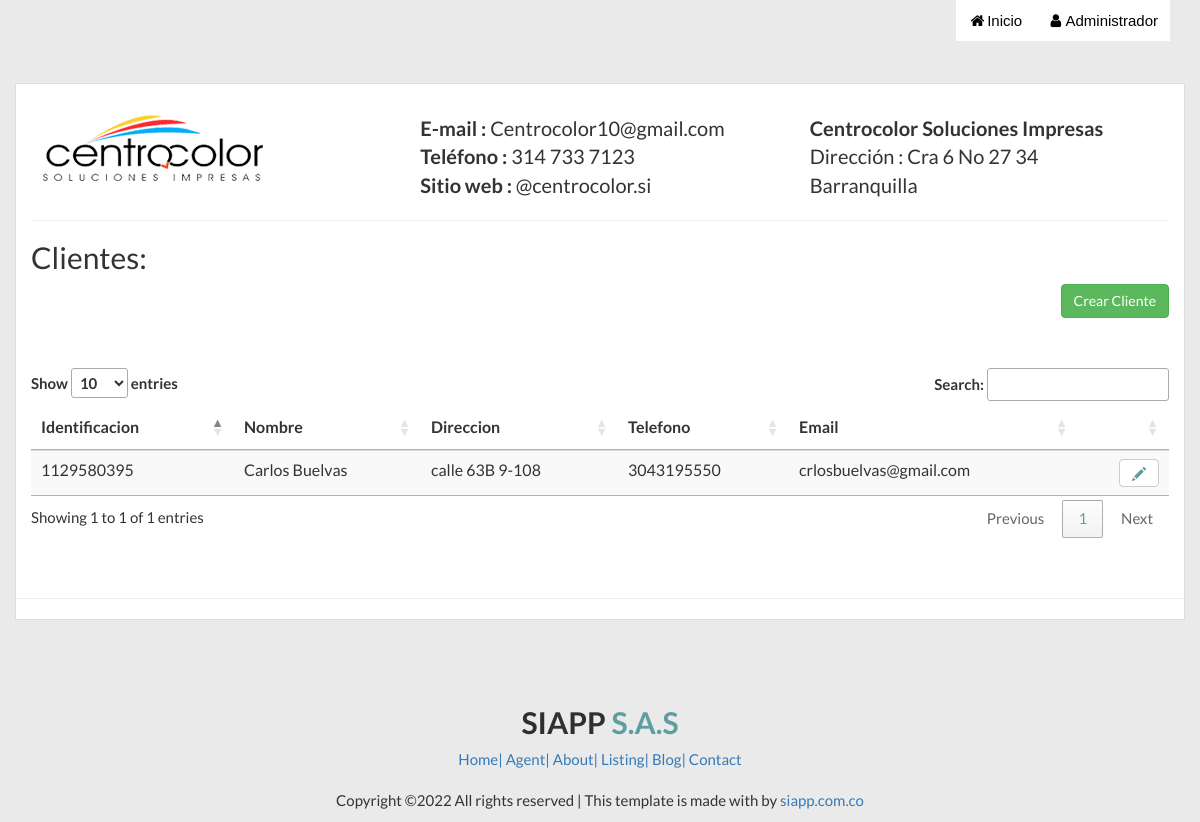
/clientes.php (signed in), run on the app's committed database.
### tables this page shows
CREATE TABLE `perfil` (
  `id` int(11) NOT NULL,
  `nombre_comercial` varchar(255) NOT NULL,
  `propietario` varchar(255) NOT NULL,
  `telefono` varchar(30) NOT NULL,
  `direccion` varchar(255) NOT NULL,
  `email` varchar(64) NOT NULL,
  `web` varchar(100) NOT NULL,
  `tax` smallint(6) NOT NULL
);

CREATE TABLE `clientes` (
  `id` int(11) NOT NULL,
  `identificacion` int(11) NOT NULL,
  `nombre` varchar(255) NOT NULL,
  `telefono` varchar(100) NOT NULL,
  `email` varchar(64) NOT NULL,
  `direccion` varchar(255) NOT NULL
);

### clientes.php (the view, shortened to what this page needs)
<?php
	require_once ("config/conexion2.php");
	$query_perfil=mysqli_query($con,"select * from perfil where id=1");
	$rw=mysqli_fetch_assoc($query_perfil);
?>
<html>
<head>
    <?php  include('meta.php'); ?>
</head>
<body>
	<?php  include('nav.php'); ?>
<div class="container outer-section" >
        <div id="print-area">
            <div class="row pad-top font-big">
                <div class="col-lg-4 col-md-4 col-sm-4">
                   <a href="#"> <img src="assets/img/logo.png" alt="Logo" /></a>
                </div>
                <div class="col-lg-4 col-md-4 col-sm-4">
                    <strong>E-mail : </strong> <?php echo $rw['email'];?>
                    <br />
                    <strong>Teléfono :</strong> <?php echo $rw['telefono'];?> <br />
					<strong>Sitio web :</strong> <?php echo $rw['web'];?>
                </div>
                <div class="col-lg-4 col-md-4 col-sm-4">
                    <strong><?php echo $rw['nombre_comercial'];?></strong>
                    <br />
                    Dirección : <?php echo $rw['direccion'];?>
                </div>
        	</div>
        	<hr/>
        	<h2>Clientes:</h2>
        	<div class="row pad-bottom  pull-right">
	            <div class="col-lg-12 col-md-12 col-sm-12">
	                <button type="button" class="btn btn-success" data-toggle="modal" data-target="#myModal">Crear Cliente</button>
	            </div>
	        </div>
            <div class="row">
                <div class="col-lg-12 col-md-12 col-sm-12">
                    <div class="table-responsive">
                        <table class="table table-striped  table-hover"  id='detalle'>
                            <thead>
                                <tr>
									<th>Identificacion</th>
									<th class='text-left'>Nombre</th>
                                    <th class='text-left'>Direccion</th>
                                    <th class='text-left'>Telefono</th>
									<th class='text-left'>Email</th>
									<th class='text-right'></th>
                                </tr>
                            </thead>
                            <tbody>
                            <?php
							$query=mysqli_query($con,"SELECT * FROM clientes ORDER BY id DESC");
							while($row=mysqli_fetch_array($query)){
                            ?>
                            <tr>
								<td><?php echo $row['identificacion'];?></td>
								<td class='text-left'><?php echo $row['nombre'];?></td>
								<td class='text-left'><?php echo $row['direccion'];?></td>
								<td class='text-left'><?php echo $row['telefono'];?></td>
								<td class='text-left'><?php echo $row['email'];?></td>
								<td class='text-right'><button type="button" class="btn btn-default" data-toggle="modal" data-target="#myModal2" onclick="DateCliente(<?php echo $row['id'];?>)" > <span class="glyphicon glyphicon-pencil"></span></button>
								</td>
							</tr>
							<?php } ?>
                            </tbody>
                        </table>
						<div class="col-md-12 text-center">
						</div>
                    </div>
                </div>
            </div>
        </div>
	       	<div class="row"> <hr /></div>
</div>
<?php  include('footer.php'); ?>
</body>
</html>

### assets/css/style.css (style rules this page uses)
body { font-family: 'Lato', sans-serif; font-size:15px; background-color: #EAEAEA; }
.pad-top { padding-top:30px; }
.pad-bottom { padding-bottom:50px; }
.font-big { font-size:20px; }
.outer-section { border:1px solid #dedede; background-color: #fff; margin-top:20px; }
span { color: cadetblue; }
a { text-decoration: none; }
a { transition: background-color .5s; }
a:link, a:visited, a:active { text-decoration:none; }

### data on the page
perfil: email "Centrocolor10@gmail.com", telefono "314 733 7123", web "@centrocolor.si", nombre_comercial "Centrocolor Soluciones Impresas", direccion "Cra 6 No 27 34 Barranquilla"
clientes: identificacion "1129580395", nombre "Carlos Buelvas", direccion "calle 63B 9-108", telefono "3043195550", email "crlosbuelvas@gmail.com"

### other printed values
$_SESSION['nombre'] "Administrador"
